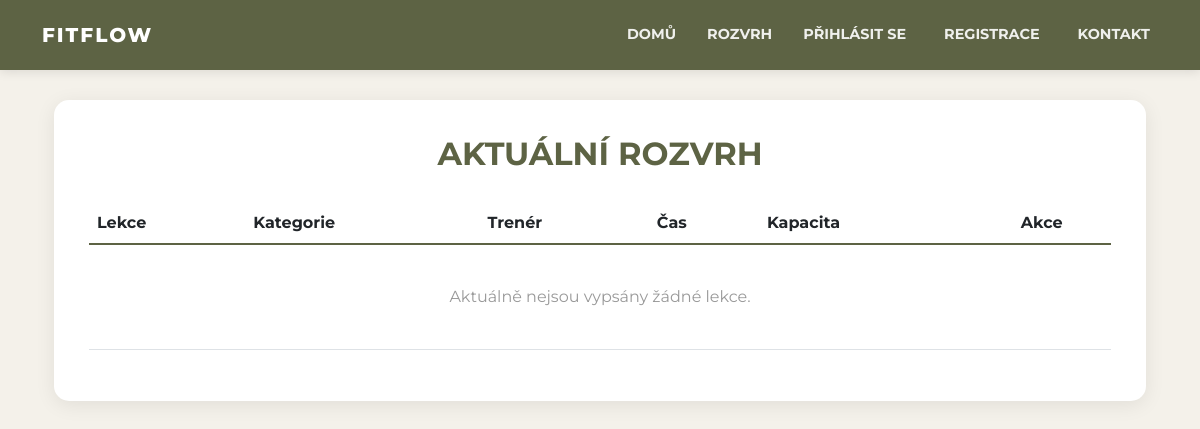
The app's page /rozvrh/, older data.
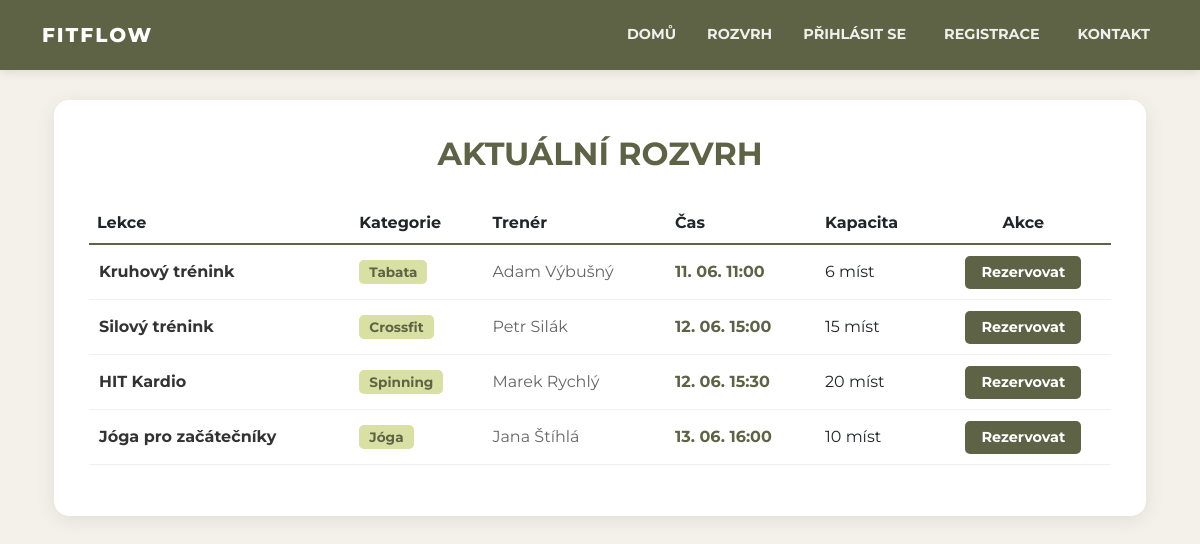
The same page, newer data.
### rezervace/models.py (models this page shows, shortened)
class Lekce(models.Model):
    nazev = models.CharField(max_length=100)
    kategorie = models.ForeignKey(Kategorie, on_delete=models.CASCADE)
    trener = models.ForeignKey(Trener, on_delete=models.CASCADE)
    datum_cas = models.DateTimeField()
    kapacita = models.PositiveIntegerField()
    class Meta:
        db_table = 'rezervace_lekce'

class Kategorie(models.Model):
    nazev = models.CharField(max_length=50)
    def __str__(self):
        return self.nazev
    class Meta:
        db_table = 'rezervace_kategorie'

class Trener(models.Model):
    jmeno = models.CharField(max_length=100)
    specializace = models.CharField(max_length=100)
    def __str__(self):
        return self.jmeno
    class Meta:
        db_table = 'rezervace_trener'

### rezervace/views.py (the view)
# urls.py: path('rozvrh/', views.seznam_lekci, name='rozvrh'),
def seznam_lekci(request):
    try:
        lekce_list = list(Lekce.objects.all().order_by('datum_cas'))
    except Exception:
        lekce_list = []
    return render(request, 'rezervace/seznam_lekci.html', {'lekce_list': lekce_list})

### rezervace/templates/rezervace/seznam_lekci.html (shortened to what this page needs)
{% extends "rezervace/base.html" %}
{% block content %}
<div class="container" style="margin-top: 30px; margin-bottom: 50px;">
    <div style="background-color: white; padding: 35px; border-radius: 15px; box-shadow: 0 4px 20px rgba(0,0,0,0.08);">
        <h2 style="color: #5d6344; font-weight: bold; text-align: center; margin-bottom: 30px; text-transform: uppercase;">
            Aktuální rozvrh
        </h2>
        <div class="table-responsive">
            <table class="table" style="vertical-align: middle;">
                <thead style="border-bottom: 2px solid #5d6344;">
                    <tr style="color: #5d6344; font-weight: bold;">
                        <th>Lekce</th>
                        <th>Kategorie</th>
                        <th>Trenér</th>
                        <th>Čas</th>
                        <th>Kapacita</th>
                        <th class="text-center">Akce</th>
                    </tr>
                </thead>
                <tbody>
                    {% for l in lekce_list %}
                    <tr style="border-bottom: 1px solid #f0f0f0;">
                        <td style="font-weight: bold; color: #333; padding: 15px 10px;">{{ l.nazev }}</td>
                        <td>
                            <span style="background-color: #d9e0a3; color: #5d6344; padding: 4px 10px; border-radius: 5px; font-size: 0.85rem; font-weight: bold;">
                                {{ l.kategorie }}
                            </span>
                        </td>
                        <td style="color: #666;">{{ l.trener }}</td>
                        <td style="font-weight: bold; color: #5d6344;">{{ l.datum_cas|date:"d. m. H:i" }}</td>
                        <td>{{ l.kapacita }} míst</td>
                        <td class="text-center">
                            <a href="#" class="btn" style="background-color: #5d6344; color: white; border-radius: 5px; font-weight: bold; padding: 5px 15px; font-size: 0.9rem;">
                                Rezervovat
                            </a>
                        </td>
                    </tr>
                    {% empty %}
                    <tr>
                        <td colspan="6" style="text-align: center; padding: 40px; color: #999;">
                            Aktuálně nejsou vypsány žádné lekce.
                        </td>
                    </tr>
                    {% endfor %}
                </tbody>
            </table>
        </div>
    </div>
</div>
{% endblock %}

### rezervace/templates/rezervace/base.html (shortened to what this page needs)
<!DOCTYPE html>
<html lang="cs">
<head>
    <link href="https://cdn.jsdelivr.net/npm/bootstrap@5.3.0/dist/css/bootstrap.min.css" rel="stylesheet">
</head>
<body>
    <nav class="navbar navbar-expand-lg navbar-dark">
        <div class="container">
            <a class="navbar-brand" href="{% url 'domov' %}">FITFLOW</a>
            <div class="collapse navbar-collapse" id="navbarNav">
                <div class="navbar-nav ms-auto align-items-center">
                    <a class="nav-link" href="{% url 'domov' %}">Domů</a>
                    <a class="nav-link" href="{% url 'rozvrh' %}">Rozvrh</a>
                    {% if user.is_authenticated %}
                        <a class="nav-link" href="{% url 'profil' %}" style="color: #d9e0a3 !important;">Můj profil ({{ user.username }})</a>
                        <form action="{% url 'logout' %}" method="post" style="display:inline; margin:0;">
                            {% csrf_token %}
                            <button type="submit" class="btn-logout">Odhlásit se</button>
                        </form>
                    {% else %}
                        <a class="nav-link" href="{% url 'login' %}">Přihlásit se</a>
                        <a class="nav-link" href="{% url 'registrace' %}" style="color: #d9e0a3; padding: 5px 15px;">Registrace</a>
                    {% endif %}
                    <a class="nav-link" href="{% url 'kontakt' %}">Kontakt</a>
                </div>
            </div>
        </div>
    </nav>
    <div class="container mt-4">
        {% block content %}
        {% endblock %}
    </div>
</body>
</html>

### rezervace/templates/rezervace/base.html (style rules this page uses)
body { font-family: 'Montserrat', sans-serif; background-color: #f4f1ea; color: #333; }
.navbar { background-color: #5d6344 !important; padding: 15px 0; box-shadow: 0 2px 10px rgba(0,0,0,0.1); }
.navbar-brand { font-weight: 800; letter-spacing: 2px; color: white !important; }
.nav-link { color: rgba(255,255,255,0.9) !important; font-weight: 700; text-transform: uppercase; font-size: 0.9rem; margin-left: 15px; transition: 0.3s; }

Row changes from the older to the newer data that the page shows:
added Lekce: nazev "Kruhový trénink", kategorie "Tabata", trener "Adam Výbušný", datum_cas "11. 06. 11:00", kapacita "6"
added Lekce: nazev "Silový trénink", kategorie "Crossfit", trener "Petr Silák", datum_cas "12. 06. 15:00", kapacita "15"
added Lekce: nazev "HIT Kardio", kategorie "Spinning", trener "Marek Rychlý", datum_cas "12. 06. 15:30", kapacita "20"
added Lekce: nazev "Jóga pro začátečníky", kategorie "Jóga", trener "Jana Štíhlá", datum_cas "13. 06. 16:00", kapacita "10"
Text that changed along with them:
text no longer shown: "Aktuálně nejsou vypsány žádné lekce."
